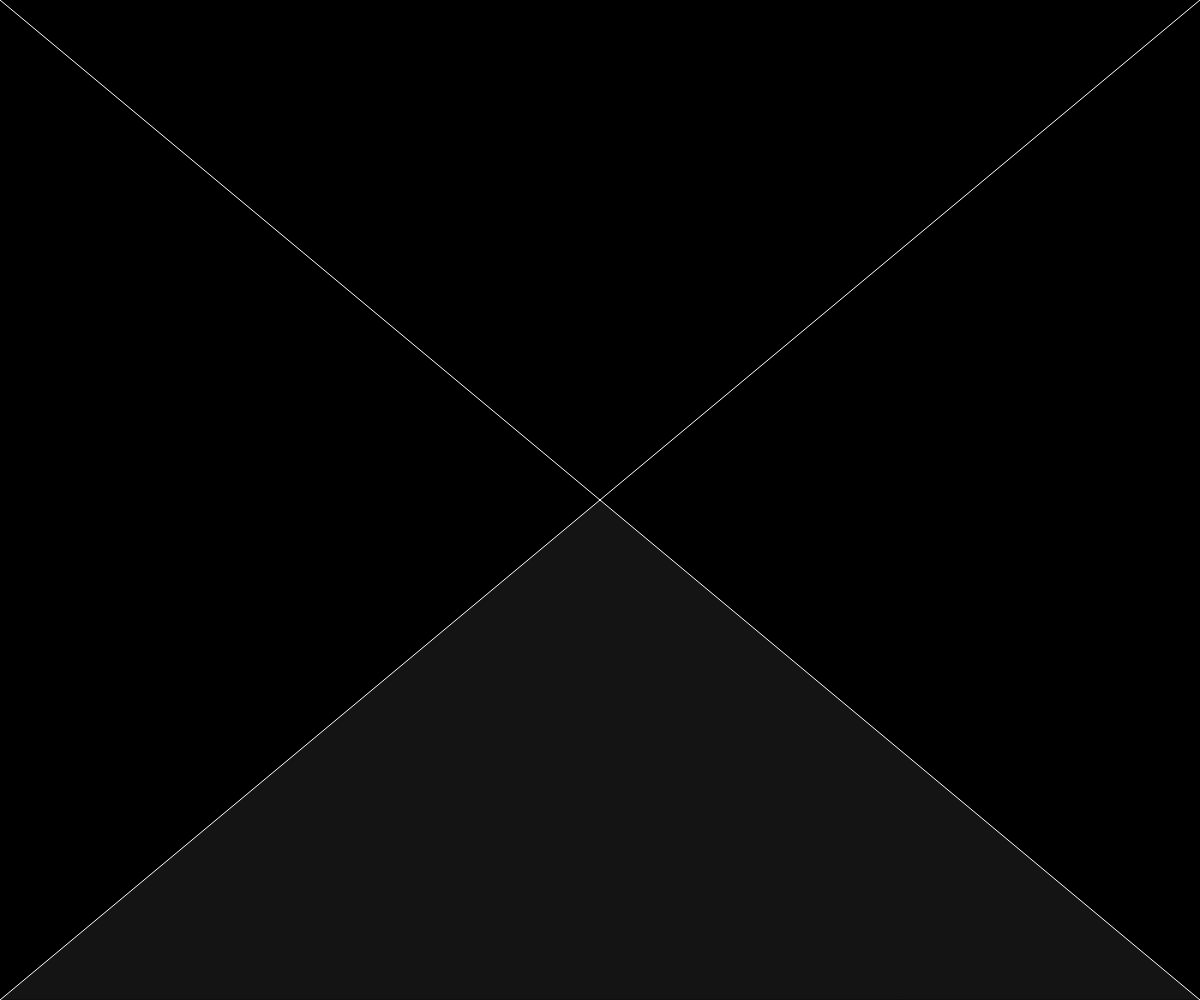
Frame 1 (no input)
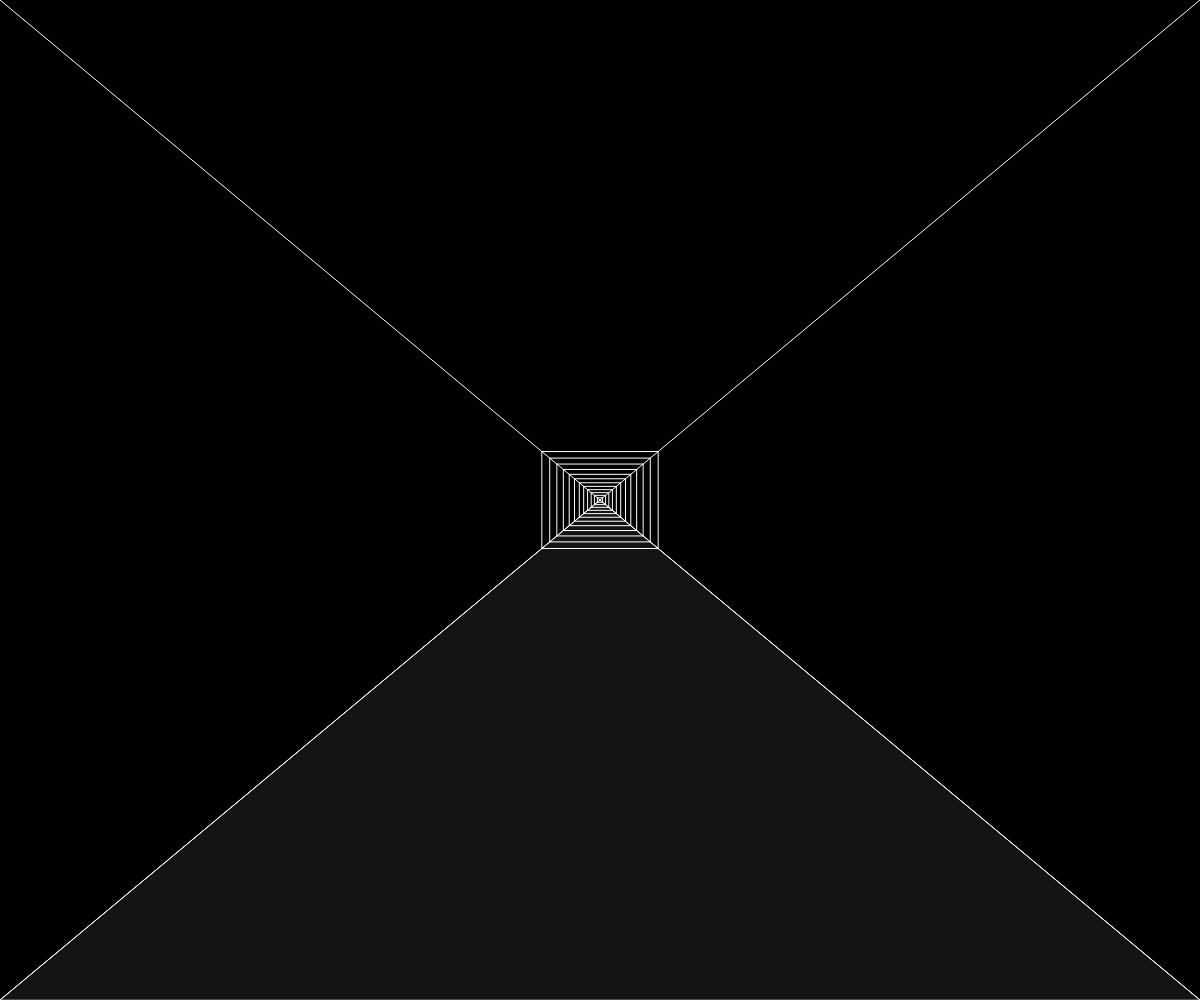
Frame 60 (no input)
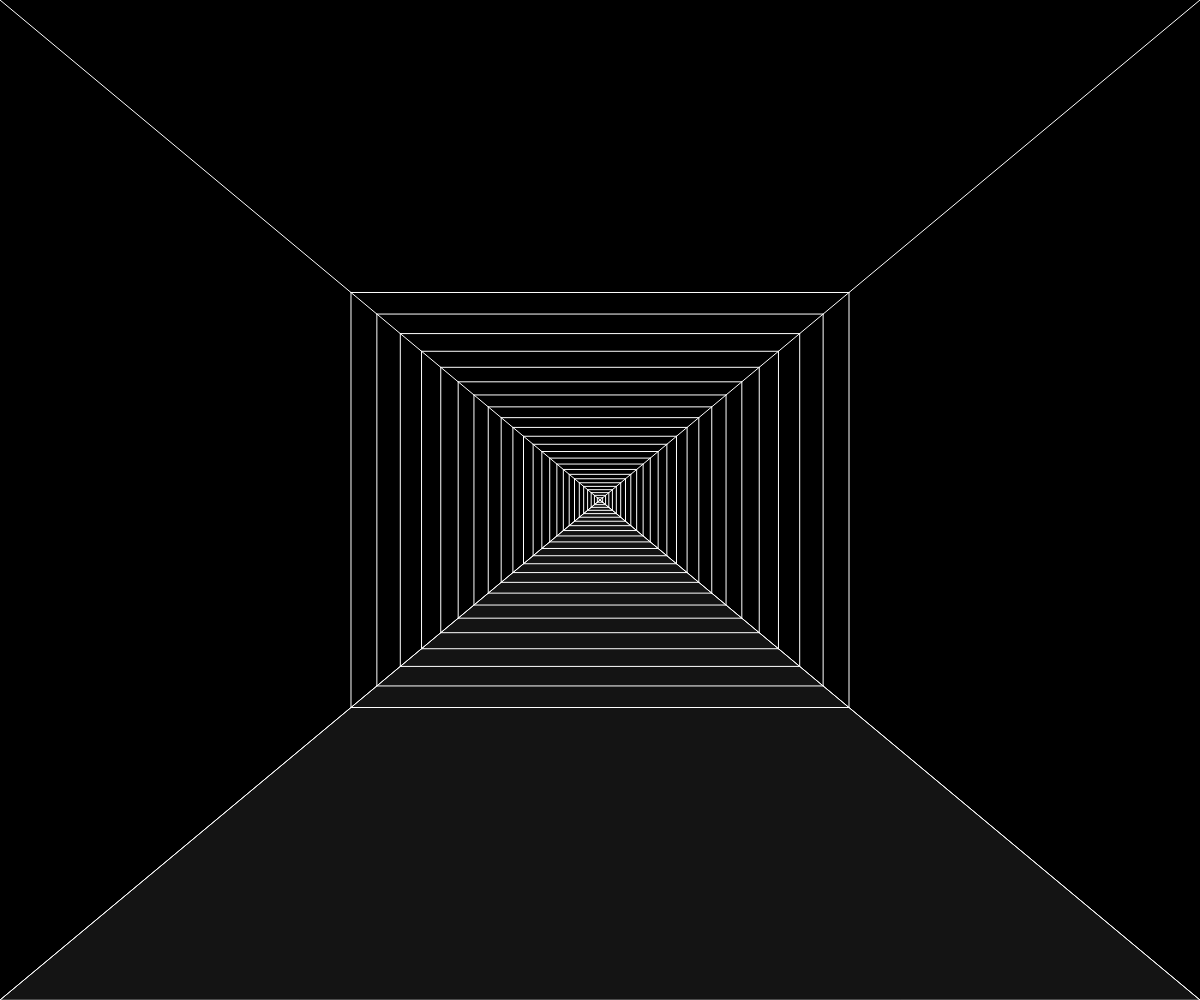
Frame 120 (the mouse pressed at the canvas centre since frame 60)

The p5.js sketch that drew these frames (run headless with seeded random() and noise() and a simulated clock; from frame 60 on, the mouse is pressed at the canvas centre):

// p5.js sketch
// ── sketch.js
let lines = [];
let count = 0;
class Line {
    constructor() {
        this.pos1 = createVector(width / 2, height / 2);
        this.pos2 = createVector(width / 2, height / 2);
        this.vel = 0.5;
        this.angle = 0.0001;
    }
    update() {
        this.vel *= 1.02;
        this.angle+=0.01;
        this.pos1.add(this.vel, (-height / width) * this.vel);
        this.pos2.add(this.vel, (height / width) * this.vel);
    }
    show() {
        line(this.pos1.x, this.pos1.y, this.pos2.x, this.pos2.y);
        line(width - this.pos1.x, this.pos1.y, width - this.pos2.x, this.pos2.y);
        line(width - this.pos1.x, this.pos1.y, this.pos1.x, this.pos1.y);
        line(width - this.pos2.x, this.pos2.y, this.pos2.x, this.pos2.y);
    }
}

function setup() {
    createCanvas(window.innerWidth, window.innerHeight);
    window.addEventListener("resize", () => resizeCanvas(window.innerWidth, window.innerHeight), false);
}

function draw() {
    background(0);
    fill(20);
    triangle(0, height, width / 2, height / 2, width, height);
    mainCorridor();
    if (count % 5 == 0) lines.push(new Line());
    for (let i = lines.length - 1; i >= 0; i--) {
        lines[i].update();
        lines[i].show();
        if (lines[i].pos1.x > width) lines.splice(i, 1);
    }
    count++;
}

function mainCorridor() {
    stroke(255);
    line(0, 0, width / 2, height / 2);
    line(0, height, width / 2, height / 2);
    line(width, 0, width / 2, height / 2);
    line(width, height, width / 2, height / 2);
}
